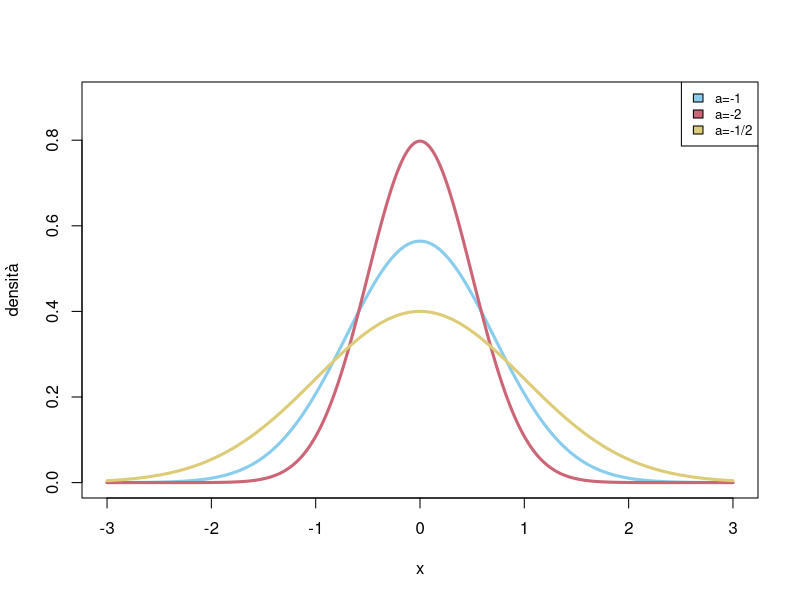
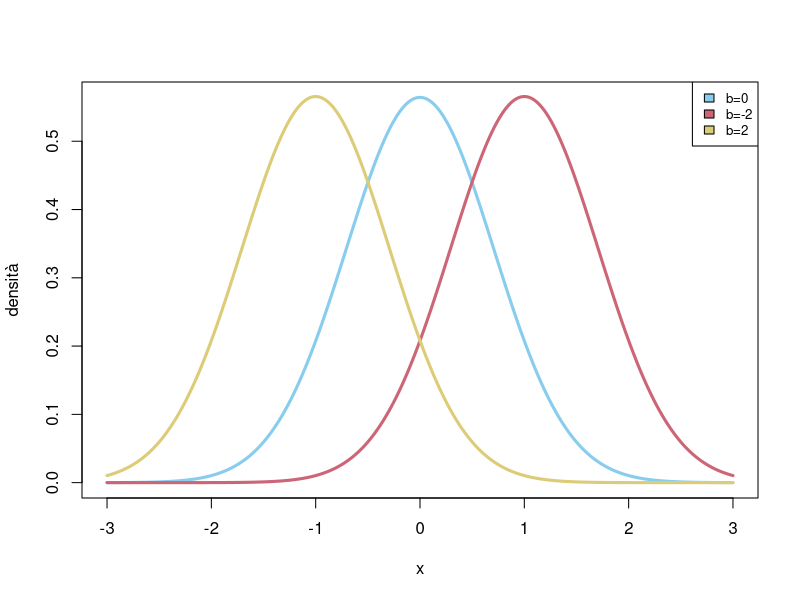
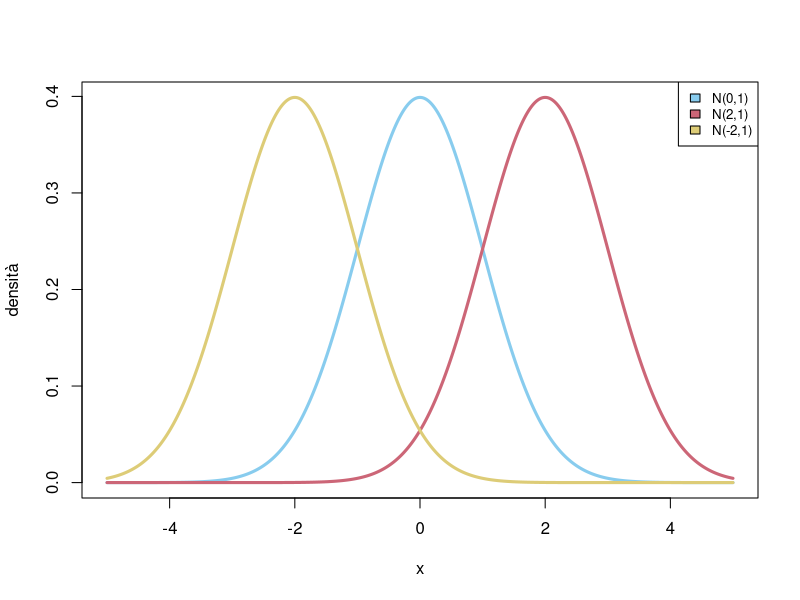
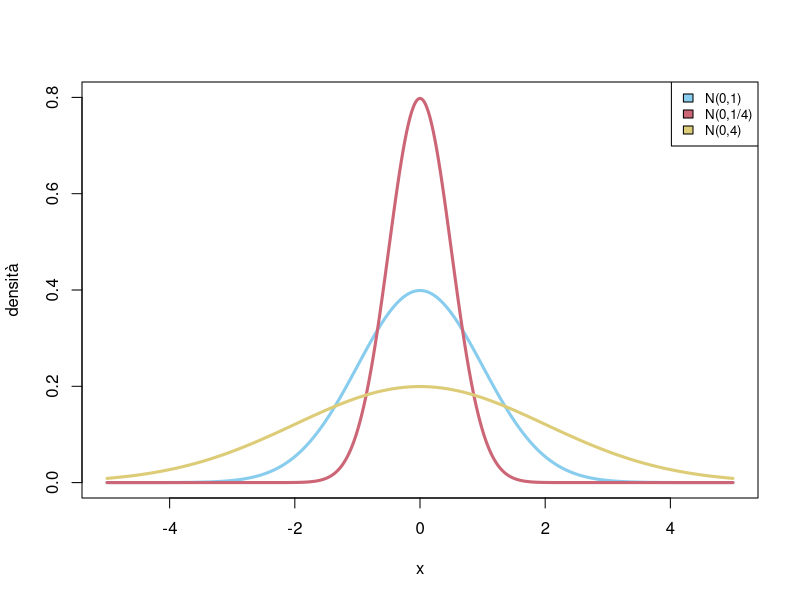
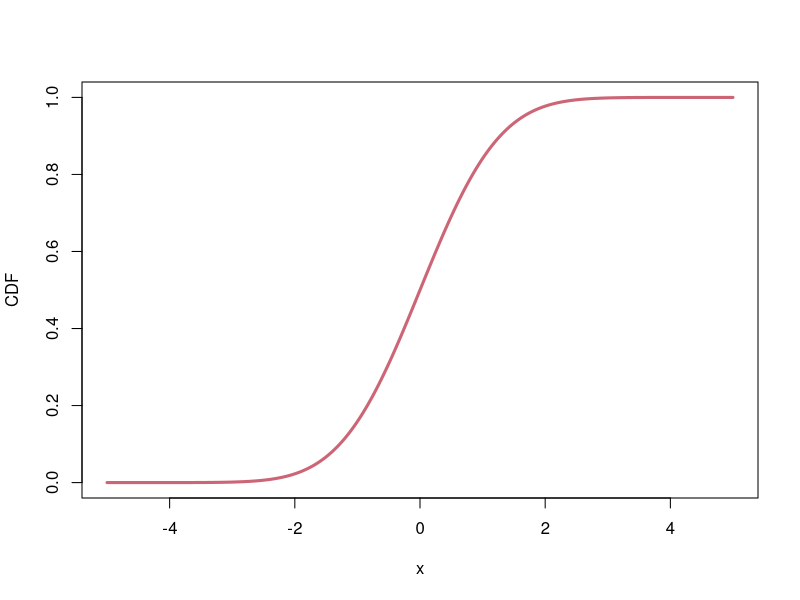
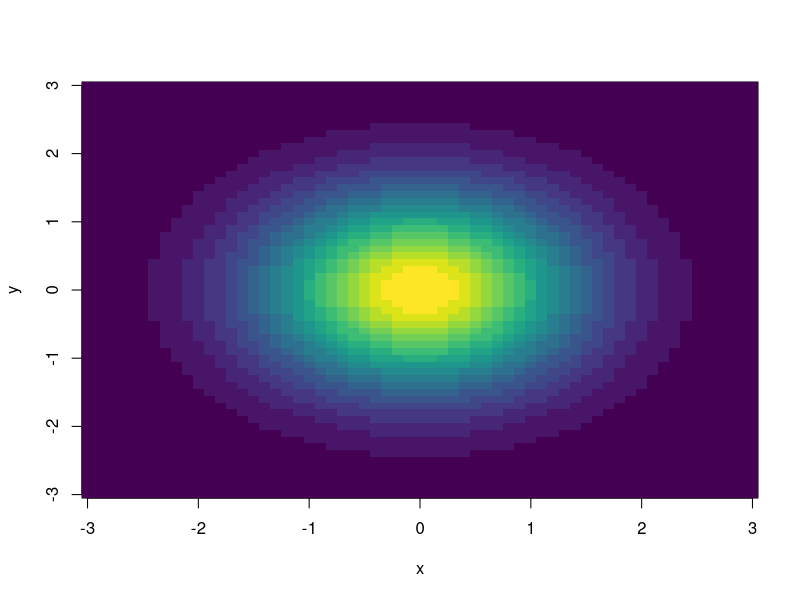
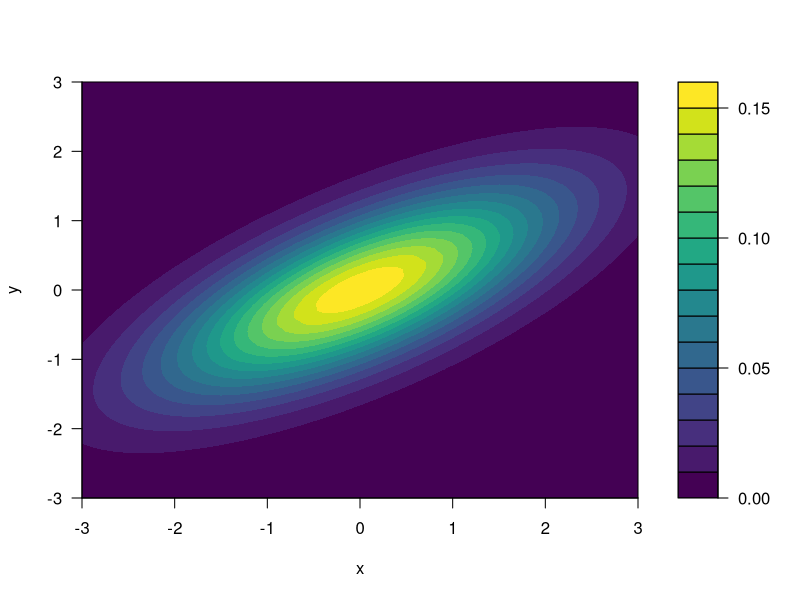
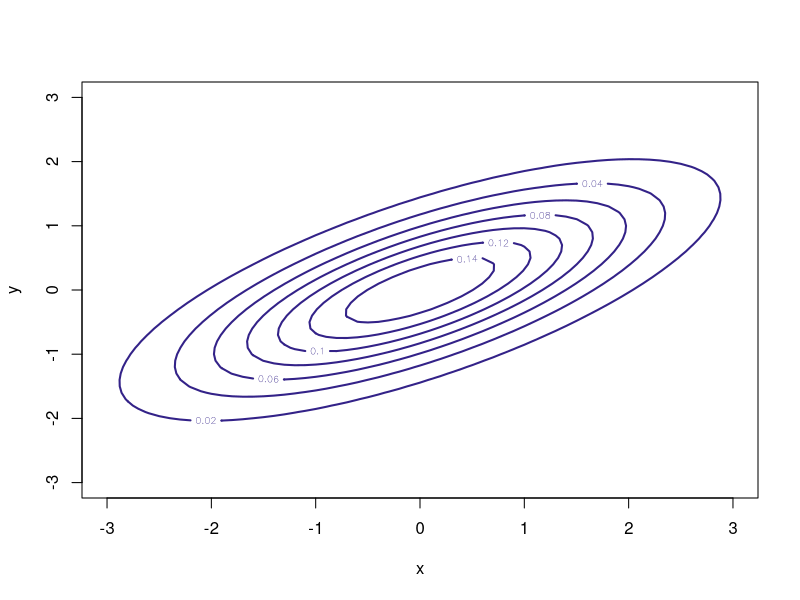

The R script that drew these images, in order:
## ---- chunk 1

miei_colori  = c("#88CCEE", "#CC6677", "#DDCC77", "#117733", "#332288", "#AA4499", "#888888")

#Parametri globali
knitr::opts_chunk$set(dev='svg', fig.width = 5, fig.align = 'center', tidy=FALSE)
## ---- chunk 2

deltax=0.01
x =seq(-3,3,by=deltax)

# caso a=-1
densita= exp(-x^2)
densita = densita/sum(densita*deltax)

plot(x, densita, type='l', xlab='x', ylab='densità', ylim=c(0,0.9), col=miei_colori[1], lwd=3)

# caso a=-2
densita= exp(-2*x^2)
densita = densita/sum(densita*deltax)

lines(x, densita, type='l',  col=miei_colori[2], lwd=3 )


# caso a=-1/2
densita= exp(-x^2/2)
densita = densita/sum(densita*deltax)

lines(x, densita, type='l',  col=miei_colori[3], lwd=3)

legend('topright', fill=miei_colori[1:3], legend=c("a=-1", "a=-2", "a=-1/2"), cex=0.8)


## ---- chunk 3

deltax=0.01
x =seq(-3,3,by=deltax)

# caso b=0
densita= exp(-x^2)
densita = densita/sum(densita*deltax)

plot(x, densita, type='l', xlab='x', ylab='densità', col=miei_colori[1], lwd=3)

# caso b=2
densita= exp(-x^2+2*x)
densita = densita/sum(densita*deltax)

lines(x, densita, type='l',  col=miei_colori[2], lwd=3 )


# caso b=-2
densita= exp(-x^2-2*x)
densita = densita/sum(densita*deltax)

lines(x, densita, type='l',  col=miei_colori[3], lwd=3)

legend('topright', fill=miei_colori[1:3], legend=c("b=0", "b=-2", "b=2"), cex=0.8)


## ---- chunk 4

deltax=0.01
x =seq(-5,5,by=deltax)

# stavolta usiamo direttamente il comando dnorm() per ottenere la densità della gaussiana (l'unica accortezza è che R usa come parametro sigma e non la varianza sigma^2)

# caso m=0
densita= dnorm(x, mean=0, sd=1)

plot(x, densita, type='l', xlab='x', ylab='densità', lwd=3, col=miei_colori[1] )

# caso m=2

densita= dnorm(x, mean=2, sd=1)
lines(x, densita, type='l',  col=miei_colori[2], lwd=3 )


# caso m=-2
densita= dnorm(x, mean=-2, sd=1)


lines(x, densita, type='l',  col=miei_colori[3], lwd=3)

legend('topright', fill=miei_colori[1:3], legend=c("N(0,1)", "N(2,1)", "N(-2,1)"), cex=0.8)


## ---- chunk 5

deltax=0.01
x =seq(-5,5,by=deltax)

# stavolta usiamo direttamente il comando dnorm() per ottenere la densità della gaussiana (l'unica accortezza è che R usa come parametro sigma e non la varianza sigma^2)

# caso sigma=1
densita= dnorm(x, mean=0, sd=1)

plot(x, densita, type='l', xlab='x', ylab='densità', ylim=c(0,0.8), col=miei_colori[1], lwd=3 )

# caso sigma=2

densita= dnorm(x, mean=0, sd=1/2)
lines(x, densita, type='l',  col=miei_colori[2], lwd=3 )


# caso sigma=1/2
densita= dnorm(x, mean=0, sd=2)


lines(x, densita, type='l',  col=miei_colori[3], lwd=3)

legend('topright', fill=miei_colori[1:3], legend=c("N(0,1)", "N(0,1/4)", "N(0,4)"), cex=0.8)


## ---- chunk 6

deltax=0.01
x =seq(-5,5,by=deltax)

CDF = pnorm(x)

plot(x, CDF, type='l', lwd=3, col=miei_colori[2])

## ---- chunk 7

deltax=0.1
deltay=0.1

x= seq(-3,3, by=deltax)
y=seq(-3,3, by=deltay)

N_y = length(y)
N_x = length(x)

# creiamo una matrice con i valori della densità
densita = matrix( 0, nrow = N_y, ncol =N_x)

for (i in 1:N_x  ){
  for (j in 1:N_y){
    densita[i,j]= exp(-(x[i]^2+y[j]^2)/2) /(2 *pi)
  }
}

# usiamo image() per produrre il grafico (lo mostriamo solo perché è un comando generale per plottare una matrice). In alternativa si può anche usare filled.contour(), come vedremo nel prossimo esempio. Usiamo una scala di colori studiata perché sia accessibile anche alle persone che hanno difficoltà a percepire i colori.


library(viridis)

image(x, y, densita, col=viridis(20))


## ---- chunk 8
#usiamo la libreria mvtnorm per le densità gaussiani vettoriali generali (così non dobbiamo scrivere la formula esplicita)


library('mvtnorm')

# definiamo il vettore dei valor medi m e la matrice di covarianza K

m = c(0,0)
K = matrix( c(2,1,1,1), nrow=2)



deltax=0.1
deltay=0.1

x= seq(-3,3, by=deltax)
y=seq(-3,3, by=deltay)

N_x = length(x)
N_y = length(y)


# creiamo una matrice con i valori della densità

densita = matrix( 0, nrow = N_y, ncol =N_x)

for (i in 1:N_x  ){
  for (j in 1:N_y){
    densita[i,j]= dmvnorm(c(x[i], y[j]), m, K)
  }
}

# usiamo stavolta filled.contour() per produrre il grafico e la scala di valori accanto

filled.contour(x, y, densita, color.palette = viridis, xlab='x', ylab='y')


## ---- chunk 9

# usiamo contour() per produrre il grafico. Possiamo specificare quali livelli disegnare con l'opzione levels. Se non specificata R gestisce in automatico quali livelli rappresentare

contour(x, y, densita, col=miei_colori[5], lwd=2, xlab='x', ylab='y')

## ---- chunk 10

# definiamo il vettore dei valor medi m e la matrice di covarianza K

m = c(1,1)
K = matrix( c(1,0.99,0.99,1), nrow=2)


deltax=0.05
deltay=0.05

x= seq(-4,4, by=deltax)
y=seq(-4,4, by=deltay)

N_x = length(x)
N_y = length(y)


# creiamo una matrice con i valori della densità

densita = matrix( 0, nrow = N_y, ncol =N_x)

for (i in 1:N_x  ){
  for (j in 1:N_y){
    densita[i,j]= dmvnorm(c(x[i], y[j]), m, K)
  }
}


contour(x, y, densita, levels=c(0.001, 0.01, 0.1,1), col=miei_colori[5], lwd=1, xlab='x', ylab='y')


## ---- chunk 11


deltam=0.1
deltav=0.05

m= seq(0,2, by=deltam)
v=seq(0.01,0.5, by=deltav)

N_m = length(m)
N_v = length(v)

# osservazione

x=1


# creiamo una matrice con i valori della verosimiglianza

L = matrix( 0, nrow = N_m, ncol =N_v)

for (i in 1:N_m){
  for (j in 1:N_v){
    L[i,j]= exp(-(m[i]-x)^2/(2*v[j])) / sqrt(2 *pi *v[j])
  }
}

# usiamo stavolta filled.contour() per produrre il grafico e la scala di valori accanto

filled.contour(m, v, L, color.palette=viridis, xlab='m', ylab='v')


## ---- chunk 12

deltav=0.01
v=seq(deltav, 4, by=deltav)

v_0 = 1

densita_esp_inv = exp(-(v_0/(2*v)))/v^2
densita_esp_inv = densita_esp_inv/sum(densita_esp_inv *deltav)

plot(v, densita_esp_inv , type='l', xlab='v', ylab='densità', col=miei_colori[1], lwd=3)

## ---- chunk 13

deltav=0.01
v=seq(deltav, 4, by=deltav)

# densità a priori

v_0 = 1
densita_esp_inv = exp(-(v_0/(2*v)))/v^2
densita_esp_inv = densita_esp_inv/sum(densita_esp_inv *deltav)


# parametro m_0 e osservazione di X
m_0 = 0
x_1=0
x_2=2

## Usiamo direttamente la formula trovata sopra
v_x_1 = v_0 + (x_1-m_0)^2
dens_post_x_1 = exp(-(v_x_1/(2*v)))/v^{5/2}
dens_post_x_1 = dens_post_x_1/sum(dens_post_x_1*deltav)

v_x_2 = v_0 + (x_2-m_0)^2
dens_post_x_2 = exp(-(v_x_2/(2*v)))/v^{5/2}
dens_post_x_2 = dens_post_x_2/sum(dens_post_x_2*deltav)

# grafico e legenda

plot(v, densita_esp_inv , type='l', xlab='v', ylab='densità', ylim=c(0,2), col=miei_colori[1], lwd=3)
lines(v, dens_post_x_1, type='l', col=miei_colori[2], lwd=3)
lines(v, dens_post_x_2, type='l', col=miei_colori[3], lwd=3)

# Legenda

legend('topright', legend=c('a priori','X=0', 'X=2'), fill=miei_colori[1:3])



## ---- chunk 14

deltam=0.1
deltav=0.05

m= seq(2,4, by=deltam)
v=seq(1, 3, by=deltav)

N_m = length(m)
N_v = length(v)

# osservazione

x=0


# creiamo una matrice con i valori della verosimiglianza

L = matrix( 0, nrow = N_m, ncol =N_v)

for (i in 1:N_m){
  for (j in 1:N_v){
    L[i,j]= exp(-(m[i]-x)^2/(2*v[j])) / sqrt(2 *pi *v[j])
  }
}

posteriori = L/sum(L *deltam *deltav)


# usiamo filled.contour() per produrre il grafico e la scala di valori accanto

filled.contour(m, v, posteriori, color.palette=viridis, xlab='m', ylab='v')



## ---- chunk 15


deltam=0.1
deltav=0.05

m= seq(0,2, by=deltam)
v=seq(0.01,1, by=deltav)

N_m = length(m)
N_v = length(v)

# osservazioni

x=c(1,2,1.5,0.5)
n= length(x)


# creiamo una matrice con i valori della verosimiglianza

L = matrix( 1, nrow = N_m, ncol =N_v)

for (i in 1:N_m){
  for (j in 1:N_v){
    for (obs in x){
      L[i,j]= L[i,j]*exp(-(m[i]-obs)^2/(2*v[j])) / sqrt(2 *pi *v[j])
    }
  }
}

# usiamo stavolta filled.contour() per produrre il grafico e la scala di valori accanto

filled.contour(m, v, L, color.palette=viridis, xlab='m', ylab='v')



## ---- chunk 16

knitr::kable(
  head(iris, 10), booktabs = TRUE,
  caption = 'Le prime 10 righe del dataset Iris.'
)

## ---- chunk 17

mean(iris$Sepal.Length)

var(iris$Sepal.Length)

## ---- chunk 18

sd(iris$Sepal.Length)

## ---- chunk 19

hist(iris$Sepal.Length, breaks = 10, xlab="Lughezza dei sepali", ylab = "Frequenza", main="", col=miei_colori[1])

## ---- chunk 20

ind_colonne = summary(iris[,1:4])

ind_colonne[4,]

cov(iris[,1:4])

## ---- chunk 21

cor(iris[,1:4])

## ---- chunk 22

library(corrplot)

corrplot(cor(iris[,1:4]), method='color', type='upper',  tl.col="black", tl.srt =  45)

## ---- chunk 23

plot(iris[,1:4], col=miei_colori[2], pch=16)

## ---- chunk 24

iris_PCA = prcomp(iris[,1:4])

## ---- chunk 25
iris_PCA$rotation
## ---- chunk 26
iris_PCA$sdev

## ---- chunk 27


plot(iris_PCA$x[,1], col= miei_colori[as.numeric(iris$Species)], pch=16, xlab = "esemplare", ylab="valore")

## ---- chunk 28
plot(iris_PCA$x[,1:2], col = miei_colori[as.numeric(iris$Species)], pch=16)

## ---- chunk 29

deltaz= 0.01
z = seq(-6,6, by=deltaz)
l_z = 1/(1+exp(-z))
plot(z, l_z, type='l', lwd =3, col=miei_colori[2], xlab='z', ylab='l(z)')

## ---- chunk 30

# la funzione y = u_0 + u_1x_1 + ... + u_k x_k è specificata introducendo una  formula del tipo y ~  x1 + x2+ ... + xk, dove le xi sono le colonne del data frame.  Non serve specificare l'intercetta perché è introdotta automaticamente. (Per formule complicate vi sono anche altri modi di inserirle)

x = iris$Petal.Length
y = iris$Sepal.Length

iris_reg_lin = lm( y ~ x )



# L'output della funzione è una lista contenente diverse informazioni utili, tra cui i coefficienti

iris_reg_lin$coefficients

# i residui y_i - g(x_i, u), che possiamo plottare con un istogramma

hist(iris_reg_lin$residuals, col=miei_colori[1], probability = TRUE, xlab="residui", ylab="densità")

# e i valori "previsti" dal modello con i parametri ottenuti, che possiamo plottare accanto a quelli osservati

plot( x,y, type='p', pch=16, col=miei_colori[1], xlab = 'lunghezza del petalo', ylab='lunghezza del sepalo')

points( x, iris_reg_lin$fitted.values, pch=16, col=miei_colori[2])

legend('bottomright',  fill=miei_colori[1:2], legend=c("osservati", "previsti"))

# possiamo anche aggiungere una linea per meglio rappresentare la retta interpolante del modello con il comando abline()

abline(iris_reg_lin$coefficients, col=miei_colori[2], lwd=2)
## ---- chunk 31

# introduciamo un data frame con le nuove osservazioni di lunghezze di petali

x_osservati = data.frame( x= c(2, 2.2, 2.5, 3))

y_previsti = predict(iris_reg_lin, x_osservati)

# rappresentiamo le previsioni in un nuovo plot


plot( x,y, type='p', pch=16, col=miei_colori[1], xlab = 'lunghezza del petalo', ylab='lunghezza del sepalo')

points( x_osservati$x, y_previsti, pch=16, col=miei_colori[2])

legend('bottomright',  fill=miei_colori[1:2], legend=c("osservazioni", "previsioni"))

# notiamo che sono tutti sulla retta di regressione 

abline(iris_reg_lin$coefficients, col=miei_colori[2], lwd=2)

## ---- chunk 32

iris_reg_gen = lm( Sepal.Length  ~ Sepal.Width +Petal.Length + Petal.Width, data = iris)

# Possiamo avere un "riassunto" della regressione con il comando summary()

summary(iris_reg_gen)
## ---- chunk 33

# Vediamo un esempio in cui è ragionevole l'ipotesi di gaussianità (i residui del modello lineare applicato al dataset Iris) e confrontiamolo con un esempio in cui invece l'ipotesi non lo sia (le osservazioni della lunghezza dei petali).

par(mfrow  = c(1,2))

iris_res = iris_reg_lin$residuals
hist(iris_res, col=miei_colori[1], freq = FALSE, xlab="valori dei residui", main="")

# aggiungiamo il grafico della densità gaussiana con i parametri stimati dalle osservazioni (media e deviazione standard campionarie)

z  = seq(min(iris_res), max(iris_res), by=0.01)
norm_dens= dnorm(z, mean = mean(iris_res), sd= sd(iris_res) )
lines( z, norm_dens,  lwd =3, col=miei_colori[2] )


## vediamo invece lo stesso con la lughezza dei petali

iris_petali = iris$Petal.Length
hist(iris_petali, col=miei_colori[3], freq = FALSE, xlab="lunghezza dei petali", main="")
z  = seq(min(iris_petali), max(iris_petali), by=0.01)
norm_dens= dnorm(z, mean = mean(iris_petali), sd= sd(iris_petali) )
lines( z, norm_dens,  lwd =3, col=miei_colori[2] )



# notiamo una buona aderenza dei dati alla densità teorica nel primo caso, e invece una notevole differenza nel secondo.
## ---- chunk 34
# per il Q-Q plot in R usiamo il comando qqnorm() che automaticamente confronta il quantile della variabile "empirica" con quello di una gaussiana 

par(mfrow  = c(1,2))

qqnorm(iris_res, col=miei_colori[1], pch=16)

# per aggiungere la linea che si dovrebbe ottenere se l'ipotesi fosse vera (per opportuni parametri) usiamo il comando qqline()

qqline(iris_res, col=miei_colori[2], lwd=2)


# ripetiamo per la lunghezza dei petali


qqnorm(iris_petali, col=miei_colori[3], pch=16)

qqline(iris_petali, col=miei_colori[2], lwd=2)


# nel primo caso  la maggior parte dei punti è ben allineata alla retta, mentre nel secondo si discostano.


## ---- chunk 35

# Un test di gaussianità è dovuto a Shapiro (e Wilk). 

shapiro.test(iris_res)

shapiro.test(iris_petali)

# vediamo come nel caso dei residui il p-value sia molto grande (0.67), mentre nel secondo il test rifiuta la gaussianità con un p-value estremamente piccolo.

# Un test basato sulla funzione di ripartizione è dovuto a Kolmogorov e Smirnov. In realtà questo è un test che permette di confrontare anche con altre densità, non solo gaussiane, quindi dobbiamo specificare il parametro "pnorm"  per il test di gaussianità (con altri parametri si può testare altre densità).

ks.test(iris_res,  "pnorm", mean=mean(iris_res), sd=sd(iris_res))

ks.test(iris_petali,  "pnorm", mean=mean(iris_petali), sd=sd(iris_petali))

# anche in questo caso il valore p è estremamente indicativo e conferma quanto osservato qualitativamente.


## ---- chunk 36

# Iniziamo con una densità non gaussiana ma piuttosto simile, 

deltax= 0.01
x= seq(0,1, by=deltax)

densita = x^4*(1-x)^4
densita = densita/sum(densita*deltax)

plot(x,densita, type='l', lwd=3, col=miei_colori[1], ylab='densità')

# calcoliamo il minimo dell'opposto del logaritmo della densità con la funzione nlm() -- questo si può anche fare a mano, ma poi lo possiamo applicare a casi generali. Dobbiamo comunque specificare la funzione fuori dall'intervallo [0,1], ponendola ad esempio infinita.

log_dens = function(x){
  if( x <0 | x> 1)
    Inf
  else 
    -log( x^4*(1-x)^4)
    }

moda = nlm( log_dens, p=2/3,  hessian=TRUE)

# ricaviamo il punto di massimo e la matrice hessiana (qui la derivata seconda)

moda$estimate

moda$hessian

# aggiungiamo ora al plot la densità ottenuta con l'approssimazione di Laplace

plot(x,densita, type='l', lwd=3, col=miei_colori[1], ylab='densità')
lines(x, dnorm(x,mean = moda$estimate, sd = sqrt(1/moda$hessian) ), lwd=3, col=miei_colori[2])


legend('topright', legend=c('originale','approssimata'), fill=miei_colori[1:2])



## ---- chunk 37


densita = x^3*(1-x)^5
densita = densita/sum(densita*deltax)


log_dens = function(x){
  if (x<0 | x>1)
    Inf
  else
   -log( x^3*(1-x)^5)
    }

moda = nlm( log_dens, p=1/2, hessian=TRUE)



plot(x,densita, type='l', lwd=3, col=miei_colori[1], ylab='densità')
lines(x, dnorm(x,mean = moda$estimate, sd = sqrt(1/moda$hessian) ), lwd=3, col=miei_colori[2])


legend('topright', legend=c('originale','approssimata'), fill=miei_colori[1:2])


## ---- chunk 38


x= seq(-2, 2, by=deltax)
densita = exp(-(1-x)^2*(1+x)^2)
densita = densita/sum(densita*deltax)


log_dens = function(x){
  if(x < -2 | x > 2){
    Inf
  }
  else
    (1-x)^2*(1+x)^2 
  }

moda = nlm(  log_dens, p=-1.5, hessian=TRUE)



plot(x,densita, type='l', lwd=3, col=miei_colori[1], ylim=c(0,1.2), ylab='densità')
lines(x, dnorm(x,mean = moda$estimate, sd = sqrt(1/moda$hessian) ), lwd=3, col=miei_colori[2])


legend('topright', legend=c('originale','approssimata'), fill=miei_colori[1:2])


## ---- chunk 39


deltax=0.05
deltay=0.05

x= seq(-1,1, by=deltax)
y=seq(-1,1, by=deltay)

N_x = length(x)
N_y = length(y)


# creiamo una matrice con i valori della densità, inizialmente tutti nulli

densita = matrix(  nrow=N_x, ncol=N_y)

# definiamo la funzione che calcola la densità

densita_funzione = function( v){
  (5-(v[2]-sin(2*pi*v[1]))^2 )*(1-v[1]^2)*(1-v[2]^2)
}

for (i in 1:N_x  ){
  for (j in 1:N_y){
    densita[i,j]= densita_funzione( c(x[i], y[j]))
  }
}

densita = densita/sum(densita*deltax*deltay)



filled.contour(x, y, densita, color.palette =  viridis, xlab='x', ylab='y')


## ---- chunk 40



log_dens = function(x){
  if( abs(x[1])>1 | abs(x[2]) > 1){
    Inf
  }
  else
    -log(  densita_funzione(x))
  }

moda = nlm(  log_dens, p=c(0.5, 0.5), hessian=TRUE)


library(mvtnorm)

m = moda$estimate

# usiamo la funzione solve per calcolare l'inversa della matrice hessiana
K = solve(moda$hessian)


for (i in 1:N_x  ){
  for (j in 1:N_y){
    densita[i,j]= dmvt( c(x[i], y[j]), m, K)
  }
}



filled.contour(x, y, densita, color.palette =  viridis, xlab='x', ylab='y')
